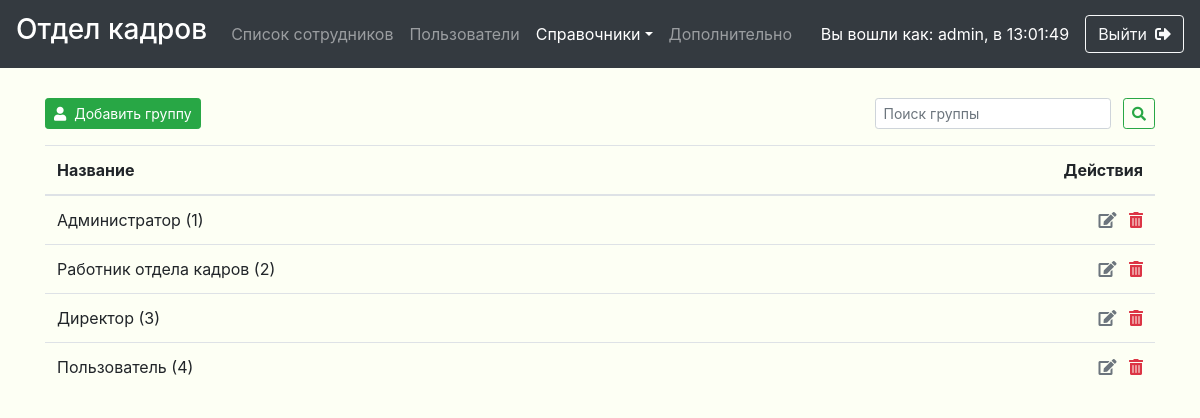
The app's page /references/userGroups/index.php (signed in) with its own data.
### tables this page shows
CREATE TABLE `userGroups` (
  `idGroup` int(11) NOT NULL AUTO_INCREMENT,
  `groupName` varchar(255) NOT NULL,
  PRIMARY KEY (`idGroup`)
);

### core/handlers/authorization/is-logged.php (called while the page is built, shortened)
<?
    if (isset($_SESSION['USER'])){
        $logged = TRUE;
        $_USER = $_SESSION['USER'];
    }else{
        $logged = FALSE;
    }
?>

### core/config/config.php (called while the page is built, shortened)
<?
    $_CONFIG = [
        'DATABASE' => [
            'HOST' => 'localhost',
            'NAME' => 'lab1',
            'USERNAME' => 'root',
            'PASS' => '',
            'CHARSET' => 'utf8',
            'CONNECT' => CORE . '/database/db-connect.php'
        ],
        'TEMPLATES' => [
            'HEADER' => TEMPLATES . '/header.php',
            'FOOTER_ALL_SCRIPTS' => TEMPLATES . '/footer-all-scripts.php',
            'FOOTER_BOOTSTRAP' => TEMPLATES . '/footer-bootstrap-scripts.php',
            'FOOTER_CRUD' => TEMPLATES . '/footer-crud.php',
            'FOOTER_REG' => TEMPLATES . '/footer-registration.php',
        ],
        'APPLICATION' => [
            'ACTIONS' => [
                'CRT' => 'create',
                'UPD' => 'update',
                'UPD_DETAIL' => 'update_detail',
                'DEL' => 'delete',
                'UPD_PASS' => 'update_pass',
                'CPY' => 'copy',
                'DETAIL' => 'detail',
                'DISMISS' => 'dismiss',
                'INAGURATE' => 'inagurate',
            ],
        ],
    ];

### core/classes/crudentity/crudentity.php (called while the page is built, shortened)
<?php
abstract class CRUDEntity {
    public static $PDO;
    public static function GetList($search, $where_query, $search_in, $table, $order_by, $what_to_select='*'){
        $db = self::$PDO;
        if($db){
            if ($search){
                if(!preg_match('/^([+]?[0-9\s\-\(\)]{2,25})*$/', $search)){
                  $search_query = "+*".preg_replace("/\s/", '*+*', $search).'*';
                }else{
                  $search_unscaped = preg_replace("/[()\-\+\=]/", '', $search);
                  $search_query = '+*'.preg_replace("/\s+/", '*+*', $search_unscaped)."*";
                }
                if (!is_null($where_query)){
                    $str = $db->prepare("SELECT $what_to_select FROM $table WHERE $where_query
                    AND MATCH($search_in)
                    AGAINST('$search_query' IN BOOLEAN MODE)");
                }else{
                    $str = $db->prepare("SELECT $what_to_select FROM $table WHERE
                    MATCH($search_in)
                    AGAINST('$search_query' IN BOOLEAN MODE)");
                }
            }else{
                if (!is_null($where_query)){
                    $str = $db->prepare("SELECT $what_to_select FROM $table WHERE $where_query ORDER BY $order_by");
                }else{
                    $str = $db->prepare("SELECT $what_to_select FROM $table ORDER BY $order_by");
                }
            }
            if ($str->execute()){
                $result = $str->fetchAll(PDO::FETCH_ASSOC);
                return $result;
            }else{
                throw new Exception('CRUDEntity::GetList(): '.self::ERRORS['sql_query_recieve']);
            }
        }else{
            throw new Exception('CRUDEntity::GetList(): '.self::ERRORS['bd_connection']);
        }
    }
    public static function ConnectDB($PDO){
        self::$PDO = $PDO;
    }
}

### core/classes/references/userGroups/userGroup.php (called while the page is built, shortened)
<?php
require_once($_SERVER['DOCUMENT_ROOT'] . "/core/config/config.php");
class UserGroup extends CRUDEntity{
    public static function GetList($search = null, $where_query = null, $search_in = self::search_in, $table_name = self::table_name, $order_by = self::list_order_by, $what_to_select = self::what_to_select){
        return parent::GetList($search, $where_query, $search_in, $table_name, $order_by, $what_to_select);
    }
 }

### references/userGroups/index.php (the view, shortened to what this page needs)
<?php
  require_once($_SERVER['DOCUMENT_ROOT'] . "/core/config/config.php");
  if (!$logged || !$_USER['IS_ADMIN']){
    header("HTTP/1.1 401 Unauthorized");
    include($_SERVER['DOCUMENT_ROOT']."/401.php");
    exit;
  }
  else {
    $search = isset($_GET["search"]) ? preg_replace("/\s$/", '',$_GET["search"]) : NULL;
    $ACTIONS = $_CONFIG['APPLICATION']['ACTIONS'];
?>
  <main role="main" id="main">
    <div class="container mb-5">
      <?if ($db):?>
        <div class="mb-3 d-flex justify-content-between">
          <div class="d-flex">
            <button type="button" class="btn btn-sm btn-success mr-3" data-toggle="modal" data-target="#<?=$ACTIONS['CRT']?>_modal"><i class="fas fa-user mr-2"></i>Добавить группу</button>
          </div>
          <div>
            <form class="form-inline d-inline" id="search-form" action="" method="GET" novalidate>
              <input class="form-control form-control-sm mr-2" type="search" name="search" id="search" placeholder="Поиск группы" aria-label="Поиск" value="<?=$search?>" <? if(!$search) echo("required")?>>
              <button class="btn btn-sm btn-outline-success" type="submit"><i class="fas fa-search"></i></button>
            </form>
          </div>
        </div>
        <table class="w-100 table">
          <thead>
            <tr>
                <th>Название</th>
                <th class="text-right">Действия</th>
            </tr>
          </thead>
          <tbody>
              <?
                try{
                  $result = UserGroup::GetList($search);
                }catch(Exception $e ){
                  echo $e->getMessage(), '<br><br>';
                }
                if (count($result)>0):
                  foreach($result as $key => $result_value):?>
                    <tr class="entity-row" id='group_id<?=$result_value['idGroup']?>' data-entity='<?=json_encode($result_value)?>'>
                      <td><?=$result_value['groupName']?> (<?=$result_value['idGroup']?>)</td>
                      <td class="text-right">
                        <button title="Редактировать" class="crud-modal-toggler text-muted mr-2" data-toggle="modal" data-target="#<?=$ACTIONS['UPD']?>_modal"><i class="fas fa-edit"></i></button>
                        <?if ($_USER['IS_ADMIN']): ?>
                          <button title="Удалить" class="crud-modal-toggler text-danger" data-toggle="modal" data-target="#<?=$ACTIONS['DEL']?>_modal"><i class="fas fa-trash-alt"></i></button>
                        <?endif;?>
                      </td>
                    </tr>
                  <?endforeach;
                endif;?>
          </tbody>
        </table>
      <?endif;?>
    </div>
</main>
<?
}
?>

### core/src/css/main.css (style rules this page uses)
body { color: #5a5a5a; background-color: #f7ffb725; }
button.crud-modal-toggler { background: none; border: none; padding: 0; outline: none; }
#main { margin-top: 30px; }
body { min-height: 100vh; }

### core/src/css/all.css (style rules this page uses)
.fa, .fas, .far, .fal, .fad, .fab { -moz-osx-font-smoothing: grayscale; -webkit-font-smoothing: antialiased; display: inline-block; font-style: normal; font-variant: normal; text-rendering: auto; line-height: 1; }
.fa-edit:before { content: "\f044"; }
.fa-search:before { content: "\f002"; }
.fa-trash-alt:before { content: "\f2ed"; }
.fa-user:before { content: "\f007"; }
.fa, .fas { font-family: 'Font Awesome 5 Free'; font-weight: 900; }

### records on screen
usergroups: groupName "Администратор", idGroup "1"
usergroups: groupName "Работник отдела кадров", idGroup "2"
usergroups: groupName "Директор", idGroup "3"
usergroups: groupName "Пользователь", idGroup "4"

### other values on screen
$_USER['LOGIN'] "admin"
$_USER['LOGIN_TIME'] "13:01:49"
